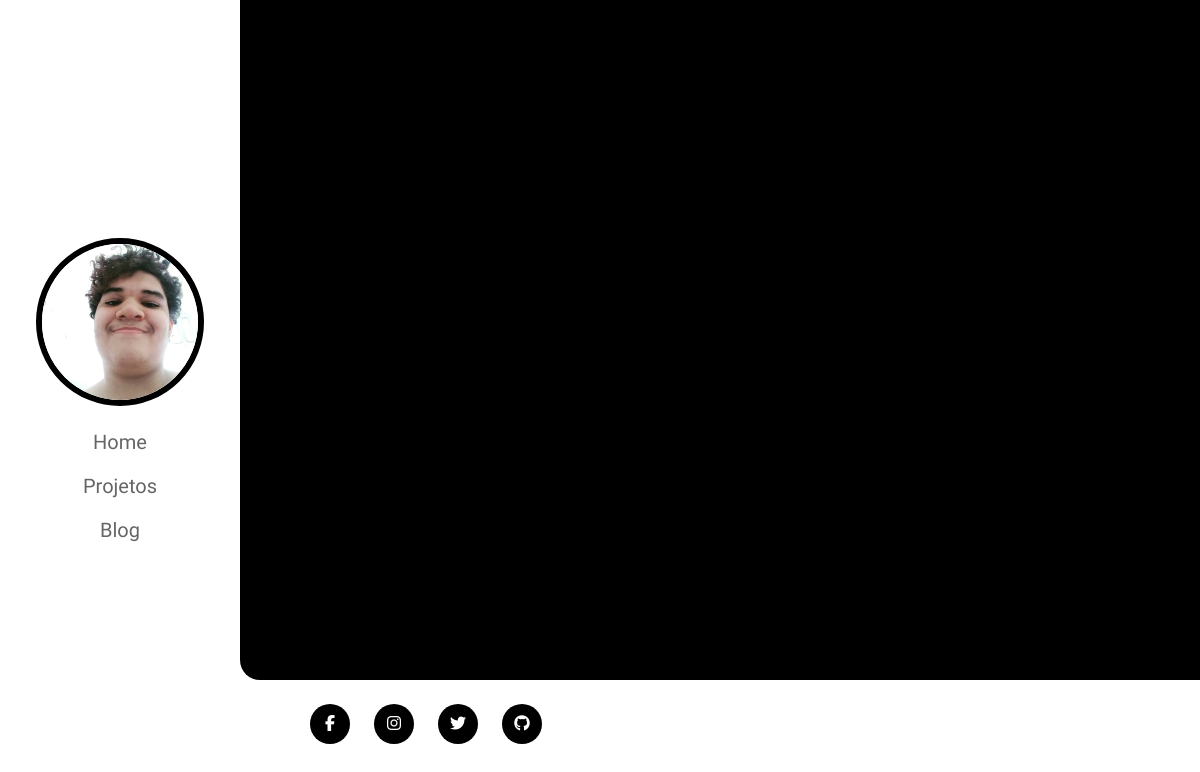
The page /blog/3/ on the database as committed earlier.
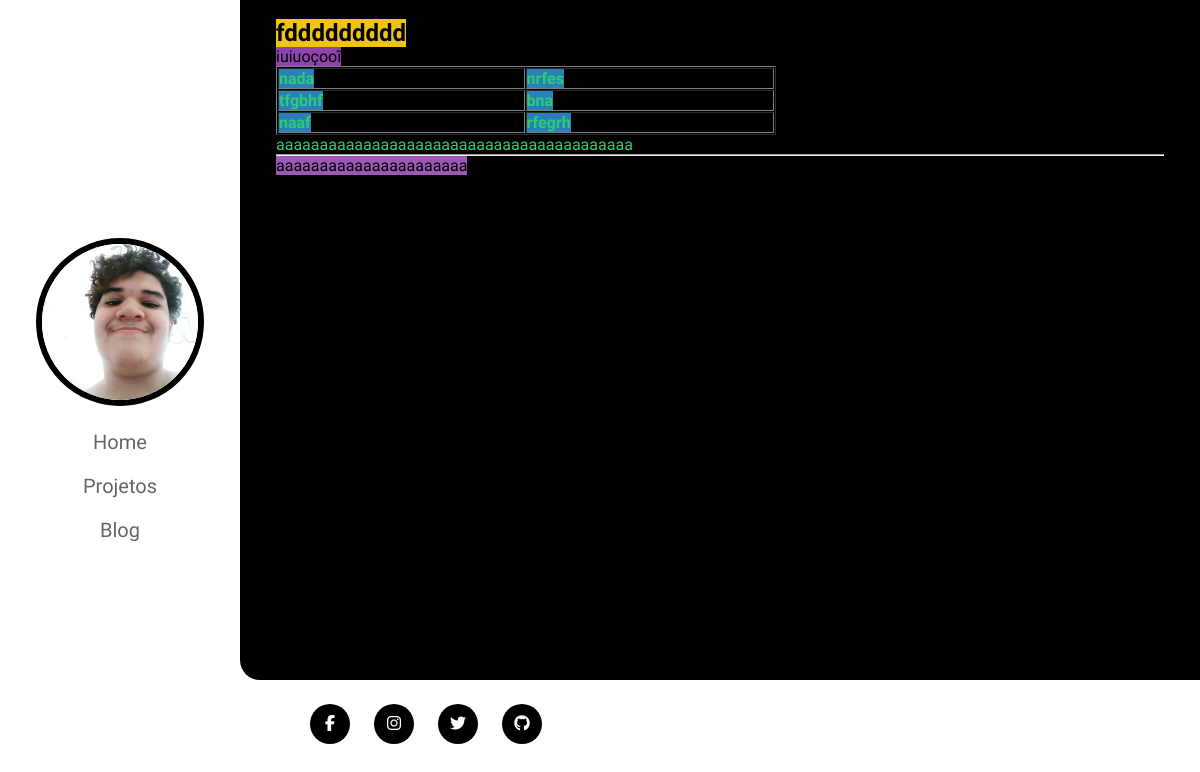
The same page on the database as committed later.
### home/models.py (models this page shows, shortened)
class Post(models.Model):
    titulo = models.CharField(max_length=255)
    conteudo = RichTextField()
    resumo = models.CharField(default="Clique para acessar", blank=True, null=True, max_length=100)
    image = models.ImageField(upload_to='blog', blank=True, default='/blog/white_image.jpg', null=True)
    categoria = models.ForeignKey(Categoria, on_delete=models.DO_NOTHING, blank=True, null=True)
    data = models.DateTimeField(default=timezone.now)
    autor = models.ForeignKey(User, on_delete=models.DO_NOTHING)
    publicado = models.BooleanField(default=False)

### home/views.py (the view)
# urls.py: path('blog/<int:post_id>/', views.post, name='post'),
def post(request, post_id):
    return render(request, 'home/post.html', {'post': get_object_or_404(Post,pk=post_id)})

### home/templates/home/post.html (shortened to what this page needs)
{% extends 'base.html'%}
{% load static %}
{%block link%}
    <link rel="stylesheet" type="text/css" href="{% static 'post.css' %}">
{%endblock%}
{% block content %}
        {{post.conteudo | safe}}
{% endblock %}

Rows that differ between the two databases and show on the page:
now on this page (row edited): Post: conteudo "fddddddddd iuiuoçooĩ nada nrfes tfgbhf bna naaf rfegrh aaaaaaaaaaaaaaaaaaaaaaaaaaaaaaaaaaaaaaaaa aaaaaaaaaaaaaaaaaaaaaa"
